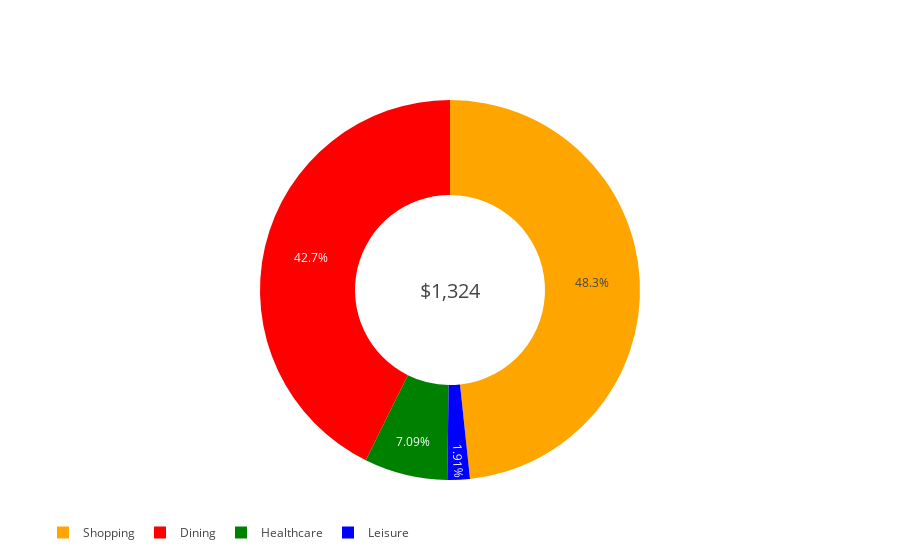

Notebook source saved alongside this figure:
### Code cell
f.show()

### Figure 1 — Plotly figure (JSON) as saved in the notebook; plotly's stock layout.template omitted (floating-point values rounded to 4 significant figures)
{"data": [{"hole": 0.5, "labels": ["Dining", "Healthcare", "Leisure", "Shopping"], "marker": {"colors": ["red", "green", "blue", "orange"]}, "type": "pie", "values": [565.1, 93.79, 25.23, 639.6]}], "layout": {"annotations": [{"font": {"size": 20}, "showarrow": false, "text": "$1,324", "x": 0.5, "y": 0.5}], "legend": {"orientation": "h", "x": -0.05, "y": -0.1}}}
